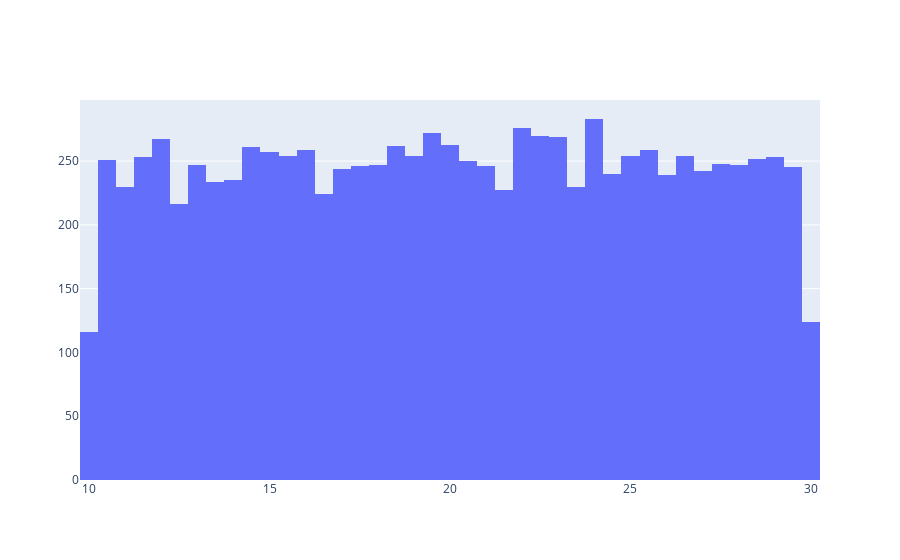

Source (notebook cell):
### Markdown cell above
# Exemplos de distribuições de probabilidade

### Code cell
from scipy.stats import uniform

n = 10000
start = 10
width = 20
data_uniform = uniform.rvs(size=n, loc = start, scale=width)


fig = go.Figure(data=[go.Histogram(x=data_uniform)])
fig.show()

### Figure 1 — Plotly figure (JSON) as saved in the notebook; plotly's stock layout.template omitted (floating-point values rounded to 4 significant figures; data arrays with more than 128 entries replaced by an {"elided": "..."} marker saying what was removed)
{"data": [{"type": "histogram", "x": {"elided": "10000 float values"}}], "layout": {}}
